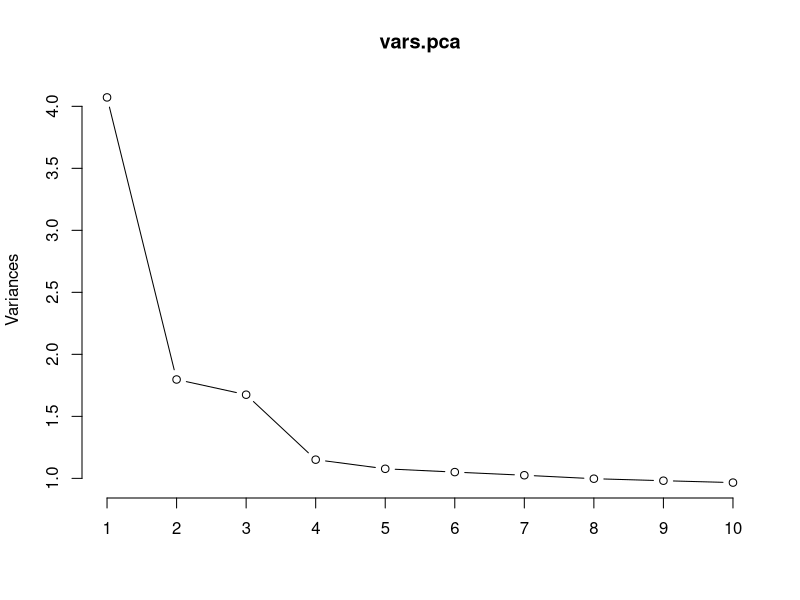

R code for this plot:
## ---- chunk 1
full_data <- read.csv("./WA_Fn-UseC_-HR-Employee-Attrition.csv", header = T)
head(full_data)

## ---- chunk 2
scale.vars <- scale(full_data[, 1:20]) 
scale.vars[is.nan(scale.vars)] <- 0 
vars.income <- full_data[, 21]
## ---- chunk 3
vars.pca <- prcomp(scale.vars,
                 center = TRUE,
                 scale. = TRUE)

plot(vars.pca, type = "l")
## ---- chunk 4
summary(vars.pca)
## ---- chunk 5
income.modeltop5 <- lm(MonthlyIncome ~ Age+DistanceFromHome+Education+EmployeeNumber+EnvironmentSatisfaction, data=full_data)
income.modeltop1 <- lm(MonthlyIncome ~ Age, data=full_data)
## ---- chunk 6
summary(income.modeltop5)
summary(income.modeltop1)
